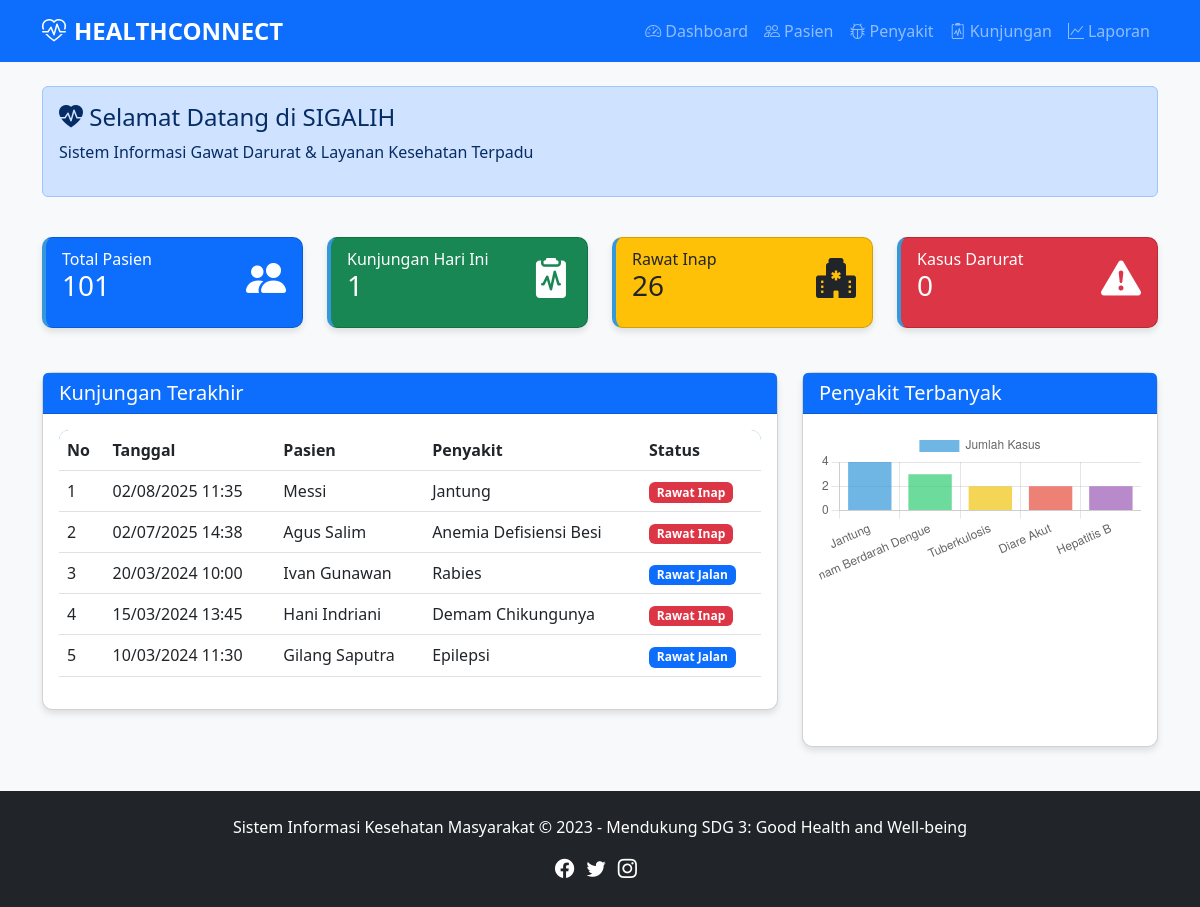
Screenshot of /sistem-kesehatan/sistem-kesehatan/index.php with the database file from the repository.
### tables this page shows
CREATE TABLE `kunjungan` (
  `id_kunjungan` int NOT NULL,
  `id_pasien` int NOT NULL,
  `id_penyakit` int NOT NULL,
  `tgl_kunjungan` datetime NOT NULL,
  `gejala` text NOT NULL,
  `tindakan` text NOT NULL,
  `status` enum('Rawat Jalan','Rawat Inap','Sembuh','Rujuk') NOT NULL
);

CREATE TABLE `pasien` (
  `id_pasien` int NOT NULL,
  `nik` varchar(20) NOT NULL,
  `nama` varchar(100) NOT NULL,
  `tgl_lahir` date NOT NULL,
  `gender` enum('Laki-laki','Perempuan') NOT NULL,
  `alamat` text NOT NULL,
  `no_telp` varchar(15) NOT NULL
);

CREATE TABLE `penyakit` (
  `id_penyakit` int NOT NULL,
  `nama` varchar(100) NOT NULL,
  `kategori` varchar(50) NOT NULL,
  `deskripsi` text
);

### sistem-kesehatan/sistem-kesehatan/index.php (the view, shortened to what this page needs)
<?php include 'includes/header.php'; ?>
<?php include 'config/database.php';
function getStatusColor($status) {
    switch($status) {
        case 'Rawat Inap': return 'danger';
        default: return 'primary';
    }
}
?>
<div class="row mb-4">
    <div class="col-md-12">
        <div class="alert alert-primary">
            <h4 class="alert-heading"><i class="bi bi-heart-pulse-fill"></i> Selamat Datang di SIGALIH</h4>
            <p>Sistem Informasi Gawat Darurat & Layanan Kesehatan Terpadu</p>
        </div>
    </div>
</div>
<div class="row">
    <div class="col-md-3">
        <div class="card stat-card bg-primary text-white">
            <div class="card-body">
                <div class="d-flex justify-content-between">
                    <div>
                        <h6 class="card-subtitle">Total Pasien</h6>
                        <h3 class="card-title">
                            <?php echo $conn->query("SELECT COUNT(*) FROM Pasien")->fetch_row()[0]; ?>
                        </h3>
                    </div>
                    <i class="bi bi-people-fill display-6"></i>
                </div>
            </div>
        </div>
    </div>
    <div class="col-md-3">
        <div class="card stat-card bg-success text-white">
            <div class="card-body">
                <div class="d-flex justify-content-between">
                    <div>
                        <h6 class="card-subtitle">Kunjungan Hari Ini</h6>
                        <h3 class="card-title">
                            <?php
                            $today = date('Y-m-d');
                            echo $conn->query("SELECT COUNT(*) FROM Kunjungan WHERE DATE(tgl_kunjungan) = '$today'")->fetch_row()[0];
                            ?>
                        </h3>
                    </div>
                    <i class="bi bi-clipboard2-pulse-fill display-6"></i>
                </div>
            </div>
        </div>
    </div>
    <div class="col-md-3">
        <div class="card stat-card bg-warning text-dark">
            <div class="card-body">
                <div class="d-flex justify-content-between">
                    <div>
                        <h6 class="card-subtitle">Rawat Inap</h6>
                        <h3 class="card-title">
                            <?php echo $conn->query("SELECT COUNT(*) FROM Kunjungan WHERE status = 'Rawat Inap'")->fetch_row()[0]; ?>
                        </h3>
                    </div>
                    <i class="bi bi-hospital-fill display-6"></i>
                </div>
            </div>
        </div>
    </div>
    <div class="col-md-3">
        <div class="card stat-card bg-danger text-white">
            <div class="card-body">
                <div class="d-flex justify-content-between">
                    <div>
                        <h6 class="card-subtitle">Kasus Darurat</h6>
                        <h3 class="card-title">
                            <?php echo $conn->query("SELECT COUNT(*) FROM Kunjungan WHERE gejala LIKE '%darurat%' OR gejala LIKE '%gawat%'")->fetch_row()[0]; ?>
                        </h3>
                    </div>
                    <i class="bi bi-exclamation-triangle-fill display-6"></i>
                </div>
            </div>
        </div>
    </div>
</div>
<div class="row mt-4">
    <div class="col-md-8">
        <div class="card">
            <div class="card-header bg-primary text-white">
                <h5 class="card-title mb-0">Kunjungan Terakhir</h5>
            </div>
            <div class="card-body">
                <div class="table-responsive">
                    <table class="table table-hover">
                        <thead>
                            <tr>
                                <th>No</th>
                                <th>Tanggal</th>
                                <th>Pasien</th>
                                <th>Penyakit</th>
                                <th>Status</th>
                            </tr>
                        </thead>
                        <tbody>
                            <?php
                            $query = "SELECT k.tgl_kunjungan, p.nama as pasien, py.nama as penyakit, k.status
                                      FROM Kunjungan k
                                      JOIN Pasien p ON k.id_pasien = p.id_pasien
                                      JOIN Penyakit py ON k.id_penyakit = py.id_penyakit
                                      ORDER BY k.tgl_kunjungan DESC LIMIT 5";
                            $result = $conn->query($query);
                            $no = 1;
                            while ($row = $result->fetch_assoc()) {
                                echo "<tr>
                                    <td>$no</td>
                                    <td>".date('d/m/Y H:i', strtotime($row['tgl_kunjungan']))."</td>
                                    <td>$row[pasien]</td>
                                    <td>$row[penyakit]</td>
                                    <td><span class='badge bg-".getStatusColor($row['status'])."'>$row[status]</span></td>
                                </tr>";
                                $no++;
                            }
                            ?>
                        </tbody>
                    </table>
                </div>
            </div>
        </div>
    </div>
    <div class="col-md-4">
        <div class="card">
            <div class="card-header bg-primary text-white">
                <h5 class="card-title mb-0">Penyakit Terbanyak</h5>
            </div>
            <div class="card-body">
                <div class="chart-container">
                    <canvas id="topDiseasesChart"></canvas>
                </div>
            </div>
        </div>
    </div>
</div>
<script>
$(document).ready(function() {
    // Top Diseases Chart
    new Chart($('#topDiseasesChart'), {
        type: 'bar',
        data: {
            labels: [
                <?php
                $query = "SELECT py.nama, COUNT(*) as total
                          FROM Kunjungan k
                          JOIN Penyakit py ON k.id_penyakit = py.id_penyakit
                          GROUP BY k.id_penyakit
                          ORDER BY total DESC
                          LIMIT 5";
                $result = $conn->query($query);
                while($row = $result->fetch_assoc()) {
                    echo "'$row[nama]',";
                }
                ?>
            ],
            datasets: [{
                label: 'Jumlah Kasus',
                data: [
                    <?php
                    $result = $conn->query($query);
                    while($row = $result->fetch_assoc()) {
                        echo "$row[total],";
                    }
                    ?>
                ],
                backgroundColor: [
                    'rgba(52, 152, 219, 0.7)',
                    'rgba(46, 204, 113, 0.7)',
                    'rgba(241, 196, 15, 0.7)',
                    'rgba(231, 76, 60, 0.7)',
                    'rgba(155, 89, 182, 0.7)'
                ]
            }]
        },
        options: {
            responsive: true,
            scales: {
                y: {
                    beginAtZero: true
                }
            }
        }
    });
});
</script>
<?php include 'includes/footer.php'; ?>

### sistem-kesehatan/sistem-kesehatan/includes/header.php (shortened to what this page needs)
<!DOCTYPE html>
<html lang="id">
<head>
    <link href="https://cdn.jsdelivr.net/npm/bootstrap@5.3.0/dist/css/bootstrap.min.css" rel="stylesheet">
    <link rel="stylesheet" href="https://cdn.jsdelivr.net/npm/bootstrap-icons@1.10.0/font/bootstrap-icons.css">
    <link rel="stylesheet" href="/assets/css/style.css">
</head>
<body>
    <nav class="navbar navbar-expand-lg navbar-dark bg-primary">
        <div class="container">
            <a class="navbar-brand" href="index.php">
                <i class="bi bi-heart-pulse me-2"></i>HEALTHCONNECT
            </a>
            <div class="collapse navbar-collapse" id="navbarNav">
                <ul class="navbar-nav ms-auto">
                    <li class="nav-item">
                        <a class="nav-link" href="pages/dashboard.php"><i class="bi bi-speedometer2 me-1"></i>Dashboard</a>
                    </li>
                    <li class="nav-item">
                        <a class="nav-link" href="pages/pasien.php"><i class="bi bi-people me-1"></i>Pasien</a>
                    </li>
                    <li class="nav-item">
                        <a class="nav-link" href="pages/penyakit.php"><i class="bi bi-bug me-1"></i>Penyakit</a>
                    </li>
                    <li class="nav-item">
                        <a class="nav-link" href="pages/kunjungan.php"><i class="bi bi-clipboard2-pulse me-1"></i>Kunjungan</a>
                    </li>
                    <li class="nav-item">
                        <a class="nav-link" href="pages/laporan.php"><i class="bi bi-graph-up me-1"></i>Laporan</a>
                    </li>
                </ul>
            </div>
        </div>
    </nav>
    <div class="container my-4">
</body>
</html>

### sistem-kesehatan/sistem-kesehatan/includes/footer.php (shortened to what this page needs)
    <footer class="bg-dark text-white py-4 mt-4">
        <div class="container text-center">
            <p>Sistem Informasi Kesehatan Masyarakat &copy; 2023 - Mendukung SDG 3: Good Health and Well-being</p>
            <div class="social-icons">
                <a href="#" class="text-white me-2"><i class="bi bi-facebook"></i></a>
                <a href="#" class="text-white me-2"><i class="bi bi-twitter"></i></a>
                <a href="#" class="text-white me-2"><i class="bi bi-instagram"></i></a>
            </div>
        </div>
    </footer>
</body>
</html>

### sistem-kesehatan/sistem-kesehatan/assets/css/style.css (style rules this page uses)
:root { --primary-color: #2c3e50; --secondary-color: #3498db; --accent-color: #e74c3c; --light-color: #ecf0f1; --dark-color: #2c3e50; }
body { font-family: 'Segoe UI', Tahoma, Geneva, Verdana, sans-serif; background-color: #f8f9fa; }
.navbar-brand { font-weight: 700; font-size: 1.5rem; }
.card { border-radius: 10px; box-shadow: 0 4px 6px rgba(0, 0, 0, 0.1); transition: transform 0.3s ease; margin-bottom: 20px; }
.stat-card { border-left: 4px solid var(--secondary-color); }
.table-responsive { border-radius: 10px; overflow: hidden; }
.table thead { background-color: var(--secondary-color); color: white; }
.table th { font-weight: 600; }
footer { background-color: var(--dark-color) !important; }
.social-icons a { font-size: 1.2rem; transition: color 0.3s ease; }
.chart-container { position: relative; height: 300px; width: 100%; }

### rows the page displays
kunjungan: tgl_kunjungan "02/08/2025 11:35", id_pasien.nama "Messi", id_penyakit.nama "Jantung", status "Rawat Inap"
kunjungan: tgl_kunjungan "02/07/2025 14:38", id_pasien.nama "Agus Salim", id_penyakit.nama "Anemia Defisiensi Besi", status "Rawat Inap"
kunjungan: tgl_kunjungan "20/03/2024 10:00", id_pasien.nama "Ivan Gunawan", id_penyakit.nama "Rabies", status "Rawat Jalan"
kunjungan: tgl_kunjungan "15/03/2024 13:45", id_pasien.nama "Hani Indriani", id_penyakit.nama "Demam Chikungunya", status "Rawat Inap"
kunjungan: tgl_kunjungan "10/03/2024 11:30", id_pasien.nama "Gilang Saputra", id_penyakit.nama "Epilepsi", status "Rawat Jalan"

### other values shown
$conn->query("SELECT COUNT(*) FROM Pasien")->fetch_row()[0] "101"
chart data {{ $row[nama] }} Jantung, Demam Berdarah Dengue, Tuberkulosis, Diare Akut, Hepatitis B
chart data {{ $row[total] }} 4, 3, 2, 2, 2
